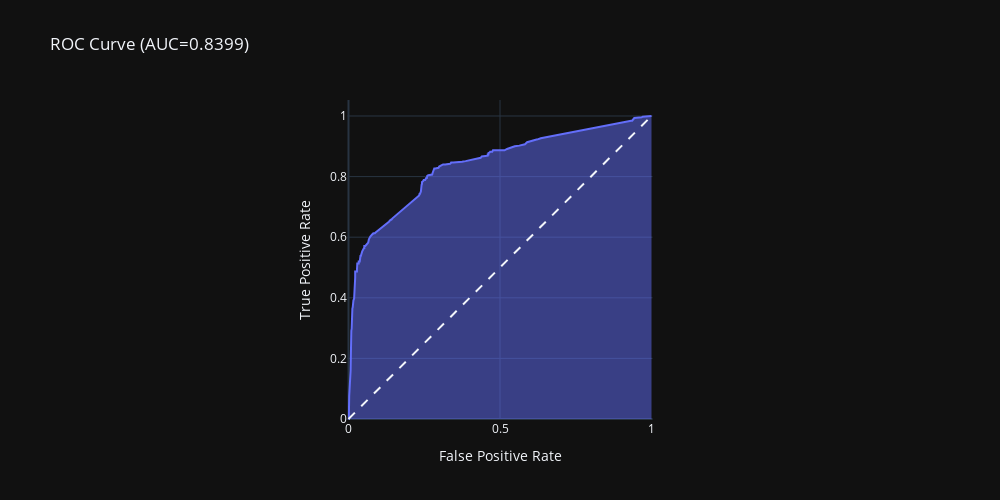

Notebook source saved alongside this figure:
### Code cell
fpr, tpr, thresholds = roc_curve(y, y_score)

fig = px.area(
    x=fpr, y=tpr,
    title=f'ROC Curve (AUC={auc(fpr, tpr):.4f})',
    labels=dict(x='False Positive Rate', y='True Positive Rate'),
    width=1000, height=500
)

fig.add_shape(
    type='line', line=dict(dash='dash'),
    x0=0, x1=1, y0=0, y1=1
)

fig.update_yaxes(scaleanchor="x", scaleratio=1)
fig.update_xaxes(constrain='domain')
fig.update_layout(
                  autosize=False,
                  width=1000,
                  height=500,
                  template = "plotly_dark",   # ----> you can change the themes 
                  #uniformtext_mode='hide',
     
                )
fig.show()

### Figure 1 — Plotly figure (JSON) as saved in the notebook; plotly's stock layout.template omitted (floating-point values rounded to 4 significant figures; data arrays with more than 128 entries replaced by an {"elided": "..."} marker saying what was removed)
{"data": [{"fillpattern": {"shape": ""}, "hovertemplate": "False Positive Rate=%{x}<br>True Positive Rate=%{y}<extra></extra>", "legendgroup": "", "line": {"color": "#636efa"}, "marker": {"symbol": "circle"}, "mode": "lines", "name": "", "orientation": "v", "showlegend": false, "stackgroup": "1", "type": "scatter", "x": {"elided": "236 float values"}, "xaxis": "x", "y": {"elided": "236 float values"}, "yaxis": "y"}], "layout": {"autosize": false, "height": 500, "legend": {"tracegroupgap": 0}, "shapes": [{"line": {"dash": "dash"}, "type": "line", "x0": 0, "x1": 1, "y0": 0, "y1": 1}], "title": {"text": "ROC Curve (AUC=0.8399)"}, "width": 1000, "xaxis": {"anchor": "y", "constrain": "domain", "domain": [0, 1], "title": {"text": "False Positive Rate"}}, "yaxis": {"anchor": "x", "domain": [0, 1], "scaleanchor": "x", "scaleratio": 1, "title": {"text": "True Positive Rate"}}}}
